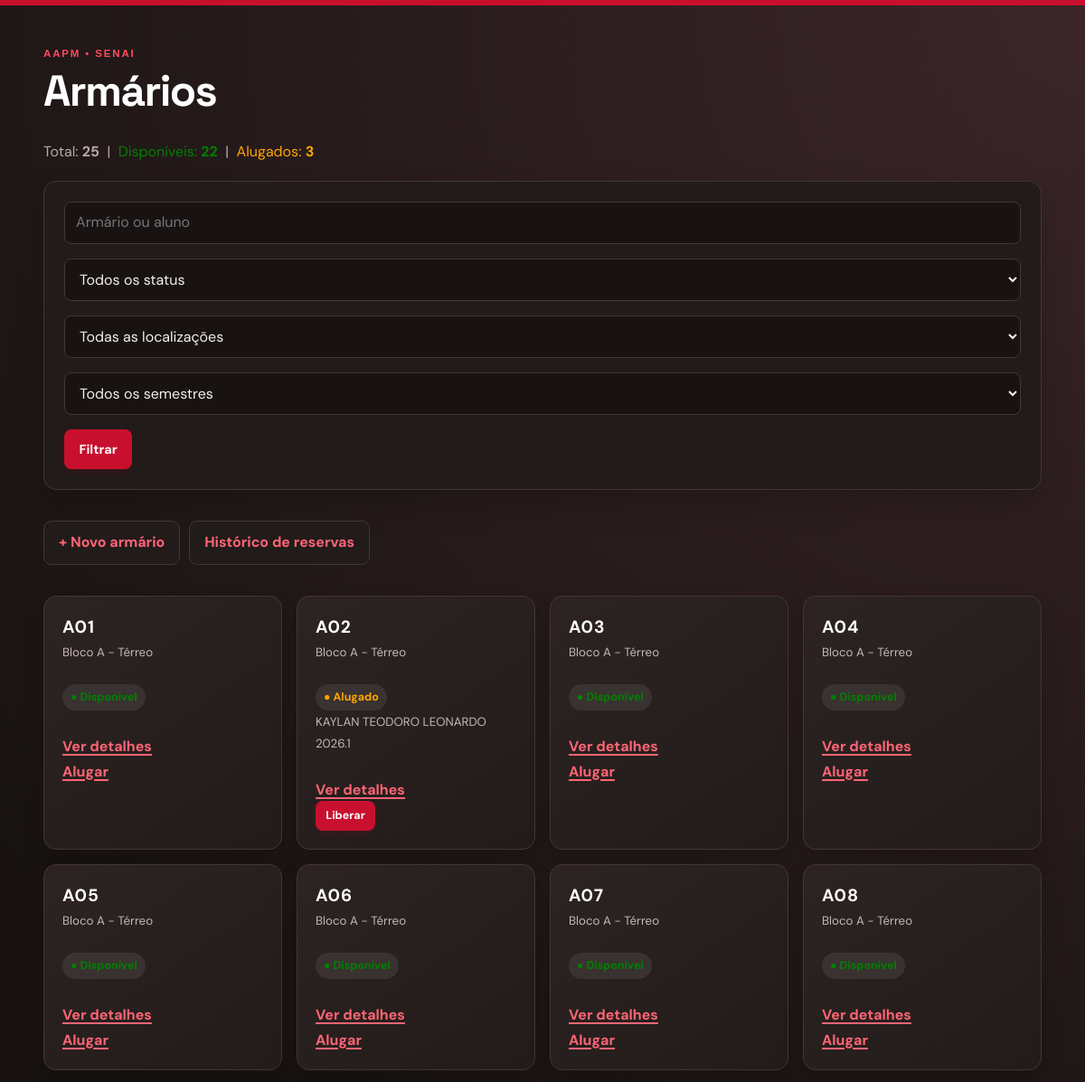
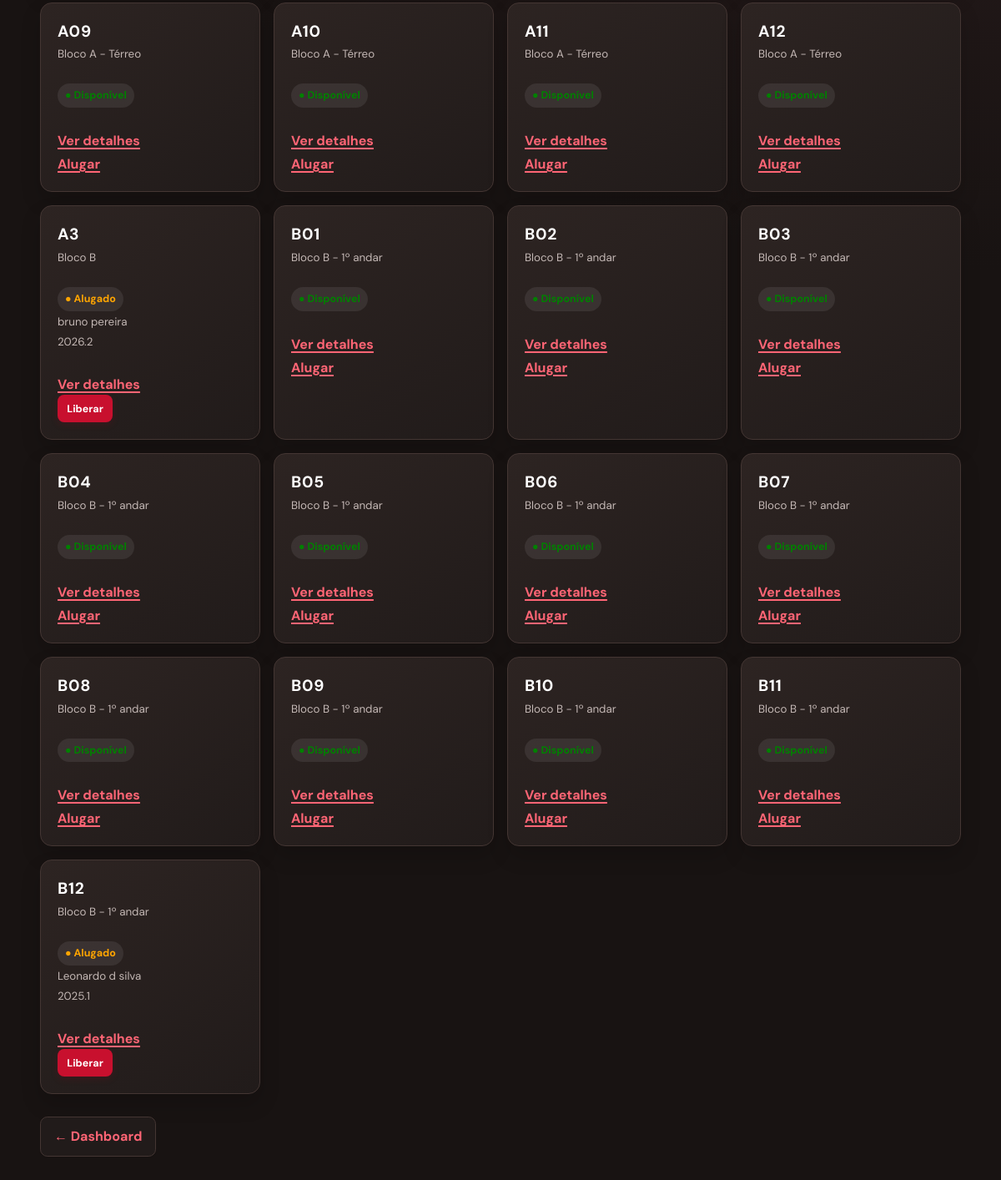
/armarios/ (signed in), run on the app's committed database (2 pictures, top to bottom).
### app/models/armario.py (models this page shows, shortened)
class Armario(Base):
    __tablename__ = "armarios"
    id     = Column(Integer, primary_key=True, index=True)
    numero = Column(String(20), nullable=False, unique=True)
    localizacao = Column(String(100), nullable=True)
    status = Column(
        Enum(StatusArmario),
        nullable=False,
        default=StatusArmario.DISPONIVEL
    )
    locatario_nome = Column(String(150), nullable=True)
    semestre = Column(String(10), nullable=True)
    observacao = Column(String(255), nullable=True)
    ativo = Column(Boolean, default=True)
    alugado_em     = Column(DateTime, nullable=True)
    criado_em      = Column(DateTime, server_default=func.now())
    atualizado_em  = Column(DateTime, server_default=func.now(), onupdate=func.now())

### app/controllers/armario_controller.py (the view)
@router.get("/")
def listar_armarios(
    request: Request,
    status: str = "",           # filtra por status
    localizacao: str = "",      # filtra por localização
    busca: str = "",
    semestre: str = "",
    db: Session = Depends(get_db),
    usuario = Depends(get_usuario_logado)
):
    query = db.query(Armario).filter(Armario.ativo == True)
    if status in ("disponivel", "alugado", "inativo"):
        query = query.filter(Armario.status == status)
    if localizacao:
        query = query.filter(Armario.localizacao.ilike(f"%{localizacao}%"))
    if busca:
        termo = f"%{busca}%"
        query = query.filter((Armario.numero.ilike(termo)) | (Armario.locatario_nome.ilike(termo)))
    if semestre:
        query = query.filter(Armario.semestre == semestre)
    armarios = query.order_by(Armario.numero).all()
    todos     = db.query(Armario).filter(Armario.ativo == True).all()
    disponiveis = sum(1 for a in todos if a.status == StatusArmario.DISPONIVEL)
    alugados    = sum(1 for a in todos if a.status == StatusArmario.ALUGADO)
    localizacoes = sorted(set(
        a.localizacao for a in todos if a.localizacao
    ))
    return templates.TemplateResponse(
        request,
        "armarios/index.html",
        {
            "request":      request,
            "usuario":      usuario,
            "armarios":     armarios,
            "disponiveis":  disponiveis,
            "alugados":     alugados,
            "total":        len(todos),
            "status":       status,
            "localizacao":  localizacao,
            "localizacoes": localizacoes,
            "busca": busca,
            "semestre": semestre,
            "semestres": sorted(set(a.semestre for a in todos if a.semestre)),
            "StatusArmario": StatusArmario,
        }
    )

### app/templates/armarios/index.html (shortened to what this page needs)
<!DOCTYPE html>
<html lang="pt-br">
<head>
    {% include "_aapm_styles.html" %}
    <link rel="stylesheet" href="/static/css/armarios.css">
</head>
<body>
    <h1>Armários</h1>
    <p>
        Total: <strong>{{ total }}</strong> &nbsp;|&nbsp;
        <span style="color:green">Disponíveis: <strong>{{ disponiveis }}</strong></span> &nbsp;|&nbsp;
        <span style="color:orange">Alugados: <strong>{{ alugados }}</strong></span>
    </p>
    <form method="get" action="/armarios">
        <input type="search" name="busca" value="{{ busca }}" placeholder="Armário ou aluno">
        <select name="status">
            <option value="">Todos os status</option>
        </select>
        {% if localizacoes %}
        <select name="localizacao">
            <option value="">Todas as localizações</option>
        </select>
        {% endif %}
        {% if semestres %}<select name="semestre"><option value="">Todos os semestres</option></select>{% endif %}
        <button type="submit">Filtrar</button>
    </form>
    {% if usuario.role == 'admin' %}
        <a href="/armarios/novo">+ Novo armário</a>
    {% endif %}
    <a href="/armarios/historico">Histórico de reservas</a>
    <div class="locker-grid" style="display:flex; flex-wrap:wrap; gap:12px; margin-top:20px;">
        {% for a in armarios %}
        <div style="
            border: 1px solid #ccc;
            border-radius: 8px;
            padding: 16px;
            width: 180px;
            {% if a.status.value == 'disponivel' %}background:#f0fff4{% endif %}
            {% if a.status.value == 'alugado' %}background:#fffbeb{% endif %}
        ">
            <strong style="font-size:1.2em">{{ a.numero }}</strong>
            {% if a.localizacao %}
                <br><small style="color:gray">{{ a.localizacao }}</small>
            {% endif %}
            <br><br>
            {% if a.status.value == 'disponivel' %}
                <span style="color:green">● Disponível</span>
            {% elif a.status.value == 'alugado' %}
                <span style="color:orange">● Alugado</span>
                <br><small>{{ a.locatario_nome }}</small>
                <br><small>{{ a.semestre }}</small>
            {% else %}
                <span style="color:gray">● Inativo</span>
            {% endif %}
            <br><br>
            <a href="/armarios/{{ a.id }}">Ver detalhes</a>
            {% if usuario.role == 'admin' %}
                <br>
                {% if a.status.value == 'disponivel' %}
                    <a href="/armarios/{{ a.id }}/alugar">Alugar</a>
                {% elif a.status.value == 'alugado' %}
                    <form action="/armarios/{{ a.id }}/liberar"
                          method="post"
                          style="display:inline"
                          onsubmit="return confirm('Liberar armário {{ a.numero }}?')">
                        <button type="submit">Liberar</button>
                    </form>
                {% endif %}
            {% endif %}
        </div>
        {% endfor %}
    </div>
    <p><a href="/">← Dashboard</a></p>
</body>
</html>

### app/static/css/_aapm_styles.css (style rules this page uses)
:root { --aapm-red: #c8102e; --aapm-red-dark: #94001d; --aapm-ink: #18181b; --aapm-paper: #ffffff; --aapm-canvas: #f5f5f4; --aapm-line: #e7e5e4; --aapm-muted: #78716c; --aapm-green: #15803d; --aapm-amber: #b45309; }
*, *::before, *::after { box-sizing: border-box; }
html { background: var(--aapm-canvas); }
body { max-width: none; width: 100%; min-height: 100vh; margin: 0; padding: clamp(1.5rem, 4vw, 3.5rem); font-family: 'DM Sans', Arial, sans-serif; color: var(--aapm-ink); line-height: 1.5; background: linear-gradient(135deg, #fafaf9 0%, #f5f5f4 58%, #f0e8e7 100%); border-top: 6px solid var(--aapm-red); }
body::before { content: 'AAPM • SENAI'; display: block; margin-bottom: .6rem; color: var(--aapm-red); font: 800 .72rem/1 'Syne', sans-serif; letter-spacing: .16em; }
h1, h2, h3 { font-family: 'Space Grotesk', Arial, sans-serif; letter-spacing: -.035em; }
h1 { margin: 0 0 1.75rem; font-size: clamp(2rem, 4vw, 3rem); line-height: 1.1; }
p { color: #57534e; }
a { color: var(--aapm-red); font-weight: 700; text-decoration-thickness: 1.5px; text-underline-offset: 3px; }
body > a, form + a, p > a:first-child, .actions a { display: inline-flex; align-items: center; gap: .4rem; margin: .65rem .35rem .65rem 0; padding: .7rem 1rem; border: 1px solid #d6d3d1; border-radius: .55rem; background: var(--aapm-paper); text-decoration: none; box-shadow: 0 1px 2px rgba(24,24,27,.05); transition: .2s ease; }
form { display: flex; flex-wrap: wrap; align-items: end; gap: 1rem; max-width: 800px; margin: 1.25rem 0 1.5rem; padding: 1.35rem; background: var(--aapm-paper); border: 1px solid var(--aapm-line); border-radius: .9rem; box-shadow: 0 10px 24px rgba(41,37,36,.06); }
input, select, textarea { width: 100%; min-height: 2.8rem; padding: .68rem .78rem; border: 1px solid #d6d3d1; border-radius: .5rem; background: #fff; color: var(--aapm-ink); font: inherit; transition: border-color .18s, box-shadow .18s; }
button, input[type='submit'] { min-height: 2.8rem; padding: .7rem 1.05rem; border: 0; border-radius: .5rem; background: var(--aapm-red); color: #fff; font: 700 .9rem 'DM Sans', sans-serif; cursor: pointer; box-shadow: 0 3px 8px rgba(148,0,29,.18); transition: transform .18s, background .18s; }
form[style*='display:inline'] { display: inline-flex !important; margin: 0; padding: 0; background: transparent; border: 0; box-shadow: none; vertical-align: middle; }
form[style*='display:inline'] button { min-height: 2.1rem; padding: .42rem .7rem; font-size: .78rem; }
html { background: #181312; }
body { color: #eee9e7; background: radial-gradient(circle at top right, #3b2528, #181312 52%); }
body::before { color: #ff4b5f; }
h1, h2, h3 { color: #fff; }
p { color: #b8aaa7; }
a { color: #ff6575; }
body > a, form + a, p > a:first-child, .actions a { background: #211b1a; border-color: #443633; }
form, table { max-width: none; background: #211b1a; border-color: #443633; box-shadow: 0 16px 35px rgba(0,0,0,.18); }
input, select, textarea { background: #181312; border-color: #443633; color: #f5efec; }

### app/static/css/armarios.css (style rules this page uses)
.locker-grid { display: grid !important; grid-template-columns: repeat(auto-fill, minmax(210px, 1fr)); gap: 16px !important; margin-top: 24px !important; }
.locker-grid > div { width: auto !important; min-height: 205px; padding: 20px !important; border: 1px solid #443633 !important; border-radius: 14px !important; background: linear-gradient(145deg, #2d2422, #211b1a) !important; box-shadow: 0 12px 24px rgba(0,0,0,.16); transition: transform .2s ease, border-color .2s ease; }
.locker-grid strong { color: #fff; letter-spacing: .04em; }
.locker-grid small { color: #c4b8b5 !important; line-height: 1.6; }
.locker-grid span { display: inline-flex; padding: 5px 9px; border-radius: 999px; font-size: .78rem; font-weight: 700; background: rgba(255,255,255,.08); }
.locker-grid a { display: inline-flex; margin-top: 4px; }

### data on the page
Armario: numero "A01", localizacao "Bloco A - Térreo", status "● Disponível"
Armario: numero "A02", localizacao "Bloco A - Térreo", locatario_nome "KAYLAN TEODORO LEONARDO", semestre "2026.1"
Armario: numero "A03", localizacao "Bloco A - Térreo", status "● Disponível"
Armario: numero "A04", localizacao "Bloco A - Térreo", status "● Disponível"
Armario: numero "A05", localizacao "Bloco A - Térreo", status "● Disponível"
Armario: numero "A06", localizacao "Bloco A - Térreo", status "● Disponível"
Armario: numero "A07", localizacao "Bloco A - Térreo", status "● Disponível"
Armario: numero "A08", localizacao "Bloco A - Térreo", status "● Disponível"
Armario: numero "A09", localizacao "Bloco A - Térreo", status "● Disponível"
Armario: numero "A10", localizacao "Bloco A - Térreo", status "● Disponível"
Armario: numero "A11", localizacao "Bloco A - Térreo", status "● Disponível"
Armario: numero "A12", localizacao "Bloco A - Térreo", status "● Disponível"
Armario: numero "A3", localizacao "Bloco B", locatario_nome "bruno pereira", semestre "2026.2"
Armario: numero "B01", localizacao "Bloco B - 1º andar", status "● Disponível"
Armario: numero "B02", localizacao "Bloco B - 1º andar", status "● Disponível"
Armario: numero "B03", localizacao "Bloco B - 1º andar", status "● Disponível"
Armario: numero "B04", localizacao "Bloco B - 1º andar", status "● Disponível"
Armario: numero "B05", localizacao "Bloco B - 1º andar", status "● Disponível"
Armario: numero "B06", localizacao "Bloco B - 1º andar", status "● Disponível"
Armario: numero "B07", localizacao "Bloco B - 1º andar", status "● Disponível"
Armario: numero "B08", localizacao "Bloco B - 1º andar", status "● Disponível"
Armario: numero "B09", localizacao "Bloco B - 1º andar", status "● Disponível"
Armario: numero "B10", localizacao "Bloco B - 1º andar", status "● Disponível"
Armario: numero "B11", localizacao "Bloco B - 1º andar", status "● Disponível"
Armario: numero "B12", localizacao "Bloco B - 1º andar", locatario_nome "Leonardo d silva", semestre "2025.1"

### other printed values
{{ total }} "25"
{{ disponiveis }} "22"
{{ alugados }} "3"
